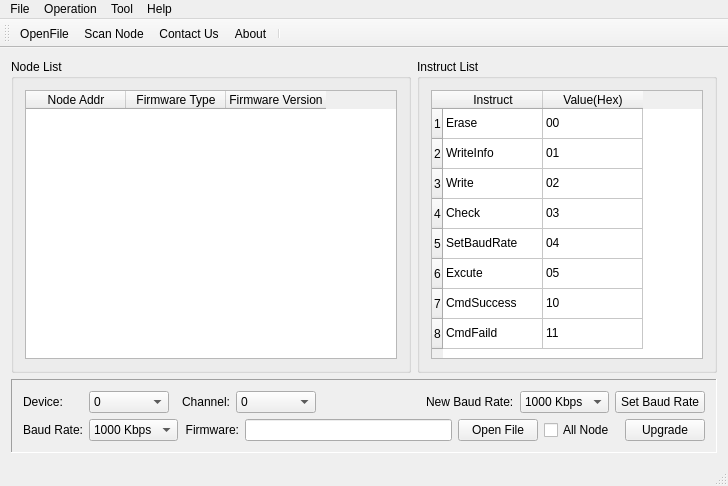
<?xml version="1.0" encoding="UTF-8"?>
<ui version="4.0">
 <class>MainWindow</class>
 <widget class="QMainWindow" name="MainWindow">
  <property name="geometry">
   <rect>
    <x>0</x>
    <y>0</y>
    <width>728</width>
    <height>486</height>
   </rect>
  </property>
  <property name="windowTitle">
   <string>Ginkgo USB-CAN Bootloader</string>
  </property>
  <property name="windowIcon">
   <iconset resource="image.qrc">
    <normaloff>:/images/easyicon_net.png</normaloff>:/images/easyicon_net.png</iconset>
  </property>
  <widget class="QWidget" name="centralWidget">
   <layout class="QGridLayout" name="gridLayout_4">
    <item row="0" column="0">
     <layout class="QVBoxLayout" name="verticalLayout_2">
      <item>
       <layout class="QHBoxLayout" name="horizontalLayout_8">
        <item>
         <widget class="QGroupBox" name="groupBox">
          <property name="minimumSize">
           <size>
            <width>400</width>
            <height>0</height>
           </size>
          </property>
          <property name="title">
           <string>Node List</string>
          </property>
          <layout class="QGridLayout" name="gridLayout">
           <item row="0" column="0">
            <widget class="QTableWidget" name="nodeListTableWidget">
             <column>
              <property name="text">
               <string>Node Addr</string>
              </property>
             </column>
             <column>
              <property name="text">
               <string>Firmware Type</string>
              </property>
             </column>
             <column>
              <property name="text">
               <string>Firmware Version</string>
              </property>
             </column>
            </widget>
           </item>
          </layout>
         </widget>
        </item>
        <item>
         <widget class="QGroupBox" name="groupBox_2">
          <property name="minimumSize">
           <size>
            <width>300</width>
            <height>0</height>
           </size>
          </property>
          <property name="title">
           <string>Instruct List</string>
          </property>
          <layout class="QGridLayout" name="gridLayout_2">
           <item row="0" column="0">
            <widget class="QTableWidget" name="cmdListTableWidget">
             <row>
              <property name="text">
               <string>1</string>
              </property>
             </row>
             <row>
              <property name="text">
               <string>2</string>
              </property>
             </row>
             <row>
              <property name="text">
               <string>3</string>
              </property>
             </row>
             <row>
              <property name="text">
               <string>4</string>
              </property>
             </row>
             <row>
              <property name="text">
               <string>5</string>
              </property>
             </row>
             <row>
              <property name="text">
               <string>6</string>
              </property>
             </row>
             <row>
              <property name="text">
               <string>7</string>
              </property>
             </row>
             <row>
              <property name="text">
               <string>8</string>
              </property>
             </row>
             <column>
              <property name="text">
               <string>Instruct</string>
              </property>
             </column>
             <column>
              <property name="text">
               <string>Value(Hex)</string>
              </property>
             </column>
             <item row="0" column="0">
              <property name="text">
               <string>Erase</string>
              </property>
              <property name="flags">
               <set>ItemIsSelectable|ItemIsDragEnabled|ItemIsEnabled</set>
              </property>
             </item>
             <item row="0" column="1">
              <property name="text">
               <string>00</string>
              </property>
             </item>
             <item row="1" column="0">
              <property name="text">
               <string>WriteInfo</string>
              </property>
              <property name="flags">
               <set>ItemIsSelectable|ItemIsDragEnabled|ItemIsEnabled</set>
              </property>
             </item>
             <item row="1" column="1">
              <property name="text">
               <string>01</string>
              </property>
             </item>
             <item row="2" column="0">
              <property name="text">
               <string>Write</string>
              </property>
              <property name="flags">
               <set>ItemIsSelectable|ItemIsDragEnabled|ItemIsEnabled</set>
              </property>
             </item>
             <item row="2" column="1">
              <property name="text">
               <string>02</string>
              </property>
             </item>
             <item row="3" column="0">
              <property name="text">
               <string>Check</string>
              </property>
              <property name="flags">
               <set>ItemIsSelectable|ItemIsDragEnabled|ItemIsEnabled</set>
              </property>
             </item>
             <item row="3" column="1">
              <property name="text">
               <string>03</string>
              </property>
             </item>
             <item row="4" column="0">
              <property name="text">
               <string>SetBaudRate</string>
              </property>
              <property name="flags">
               <set>ItemIsSelectable|ItemIsDragEnabled|ItemIsEnabled</set>
              </property>
             </item>
             <item row="4" column="1">
              <property name="text">
               <string>04</string>
              </property>
             </item>
             <item row="5" column="0">
              <property name="text">
               <string>Excute</string>
              </property>
              <property name="flags">
               <set>ItemIsSelectable|ItemIsDragEnabled|ItemIsEnabled</set>
              </property>
             </item>
             <item row="5" column="1">
              <property name="text">
               <string>05</string>
              </property>
             </item>
             <item row="6" column="0">
              <property name="text">
               <string>CmdSuccess</string>
              </property>
              <property name="flags">
               <set>ItemIsSelectable|ItemIsDragEnabled|ItemIsEnabled</set>
              </property>
             </item>
             <item row="6" column="1">
              <property name="text">
               <string>10</string>
              </property>
             </item>
             <item row="7" column="0">
              <property name="text">
               <string>CmdFaild</string>
              </property>
              <property name="flags">
               <set>ItemIsSelectable|ItemIsDragEnabled|ItemIsEnabled</set>
              </property>
             </item>
             <item row="7" column="1">
              <property name="text">
               <string>11</string>
              </property>
             </item>
            </widget>
           </item>
          </layout>
         </widget>
        </item>
       </layout>
      </item>
      <item>
       <widget class="QFrame" name="frame">
        <property name="frameShape">
         <enum>QFrame::Panel</enum>
        </property>
        <property name="frameShadow">
         <enum>QFrame::Sunken</enum>
        </property>
        <layout class="QGridLayout" name="gridLayout_3">
         <item row="0" column="0">
          <layout class="QVBoxLayout" name="verticalLayout">
           <item>
            <layout class="QHBoxLayout" name="horizontalLayout_6">
             <item>
              <layout class="QHBoxLayout" name="horizontalLayout">
               <item>
                <widget class="QLabel" name="label">
                 <property name="minimumSize">
                  <size>
                   <width>60</width>
                   <height>0</height>
                  </size>
                 </property>
                 <property name="text">
                  <string>Device:</string>
                 </property>
                </widget>
               </item>
               <item>
                <widget class="QComboBox" name="deviceHandleComboBox">
                 <property name="minimumSize">
                  <size>
                   <width>80</width>
                   <height>0</height>
                  </size>
                 </property>
                 <item>
                  <property name="text">
                   <string>0</string>
                  </property>
                 </item>
                 <item>
                  <property name="text">
                   <string>1</string>
                  </property>
                 </item>
                 <item>
                  <property name="text">
                   <string>2</string>
                  </property>
                 </item>
                 <item>
                  <property name="text">
                   <string>3</string>
                  </property>
                 </item>
                 <item>
                  <property name="text">
                   <string>4</string>
                  </property>
                 </item>
                 <item>
                  <property name="text">
                   <string>5</string>
                  </property>
                 </item>
                 <item>
                  <property name="text">
                   <string>6</string>
                  </property>
                 </item>
                 <item>
                  <property name="text">
                   <string>7</string>
                  </property>
                 </item>
                 <item>
                  <property name="text">
                   <string>8</string>
                  </property>
                 </item>
                 <item>
                  <property name="text">
                   <string>9</string>
                  </property>
                 </item>
                </widget>
               </item>
              </layout>
             </item>
             <item>
              <layout class="QHBoxLayout" name="horizontalLayout_2">
               <item>
                <widget class="QLabel" name="label_2">
                 <property name="minimumSize">
                  <size>
                   <width>55</width>
                   <height>0</height>
                  </size>
                 </property>
                 <property name="text">
                  <string>Channel:</string>
                 </property>
                 <property name="alignment">
                  <set>Qt::AlignRight|Qt::AlignTrailing|Qt::AlignVCenter</set>
                 </property>
                </widget>
               </item>
               <item>
                <widget class="QComboBox" name="channelIndexComboBox">
                 <property name="minimumSize">
                  <size>
                   <width>80</width>
                   <height>0</height>
                  </size>
                 </property>
                 <item>
                  <property name="text">
                   <string>0</string>
                  </property>
                 </item>
                 <item>
                  <property name="text">
                   <string>1</string>
                  </property>
                 </item>
                </widget>
               </item>
              </layout>
             </item>
             <item>
              <spacer name="horizontalSpacer">
               <property name="orientation">
                <enum>Qt::Horizontal</enum>
               </property>
               <property name="sizeHint" stdset="0">
                <size>
                 <width>40</width>
                 <height>20</height>
                </size>
               </property>
              </spacer>
             </item>
             <item>
              <layout class="QHBoxLayout" name="horizontalLayout_9">
               <item>
                <widget class="QLabel" name="label_6">
                 <property name="text">
                  <string>New Baud Rate:</string>
                 </property>
                </widget>
               </item>
               <item>
                <widget class="QComboBox" name="newBaudRateComboBox">
                 <property name="minimumSize">
                  <size>
                   <width>80</width>
                   <height>0</height>
                  </size>
                 </property>
                 <item>
                  <property name="text">
                   <string>1000 Kbps</string>
                  </property>
                 </item>
                 <item>
                  <property name="text">
                   <string>800 Kbps</string>
                  </property>
                 </item>
                 <item>
                  <property name="text">
                   <string>500 Kbps</string>
                  </property>
                 </item>
                 <item>
                  <property name="text">
                   <string>300 Kbps</string>
                  </property>
                 </item>
                 <item>
                  <property name="text">
                   <string>250 Kbps</string>
                  </property>
                 </item>
                 <item>
                  <property name="text">
                   <string>200 Kbps</string>
                  </property>
                 </item>
                 <item>
                  <property name="text">
                   <string>150 Kbps</string>
                  </property>
                 </item>
                 <item>
                  <property name="text">
                   <string>125 Kbps</string>
                  </property>
                 </item>
                 <item>
                  <property name="text">
                   <string>100 Kbps</string>
                  </property>
                 </item>
                 <item>
                  <property name="text">
                   <string>75 Kbps</string>
                  </property>
                 </item>
                 <item>
                  <property name="text">
                   <string>50 Kbps</string>
                  </property>
                 </item>
                 <item>
                  <property name="text">
                   <string>20 Kbps</string>
                  </property>
                 </item>
                </widget>
               </item>
              </layout>
             </item>
             <item>
              <widget class="QPushButton" name="setbaudRatePushButton">
               <property name="minimumSize">
                <size>
                 <width>90</width>
                 <height>0</height>
                </size>
               </property>
               <property name="text">
                <string>Set Baud Rate</string>
               </property>
              </widget>
             </item>
            </layout>
           </item>
           <item>
            <layout class="QHBoxLayout" name="horizontalLayout_7">
             <item>
              <layout class="QHBoxLayout" name="horizontalLayout_3">
               <item>
                <widget class="QLabel" name="label_3">
                 <property name="minimumSize">
                  <size>
                   <width>60</width>
                   <height>0</height>
                  </size>
                 </property>
                 <property name="text">
                  <string>Baud Rate:</string>
                 </property>
                </widget>
               </item>
               <item>
                <widget class="QComboBox" name="baudRateComboBox">
                 <property name="minimumSize">
                  <size>
                   <width>80</width>
                   <height>0</height>
                  </size>
                 </property>
                 <item>
                  <property name="text">
                   <string>1000 Kbps</string>
                  </property>
                 </item>
                 <item>
                  <property name="text">
                   <string>800 Kbps</string>
                  </property>
                 </item>
                 <item>
                  <property name="text">
                   <string>500 Kbps</string>
                  </property>
                 </item>
                 <item>
                  <property name="text">
                   <string>300 Kbps</string>
                  </property>
                 </item>
                 <item>
                  <property name="text">
                   <string>250 Kbps</string>
                  </property>
                 </item>
                 <item>
                  <property name="text">
                   <string>200 Kbps</string>
                  </property>
                 </item>
                 <item>
                  <property name="text">
                   <string>150 Kbps</string>
                  </property>
                 </item>
                 <item>
                  <property name="text">
                   <string>125 Kbps</string>
                  </property>
                 </item>
                 <item>
                  <property name="text">
                   <string>100 Kbps</string>
                  </property>
                 </item>
                 <item>
                  <property name="text">
                   <string>75 Kbps</string>
                  </property>
                 </item>
                 <item>
                  <property name="text">
                   <string>50 Kbps</string>
                  </property>
                 </item>
                 <item>
                  <property name="text">
                   <string>20 Kbps</string>
                  </property>
                 </item>
                </widget>
               </item>
              </layout>
             </item>
             <item>
              <layout class="QHBoxLayout" name="horizontalLayout_5">
               <item>
                <widget class="QLabel" name="label_5">
                 <property name="minimumSize">
                  <size>
                   <width>55</width>
                   <height>0</height>
                  </size>
                 </property>
                 <property name="text">
                  <string>Firmware:</string>
                 </property>
                 <property name="alignment">
                  <set>Qt::AlignRight|Qt::AlignTrailing|Qt::AlignVCenter</set>
                 </property>
                </widget>
               </item>
               <item>
                <widget class="QLineEdit" name="firmwareLineEdit"/>
               </item>
               <item>
                <widget class="QPushButton" name="openFirmwareFilePushButton">
                 <property name="minimumSize">
                  <size>
                   <width>80</width>
                   <height>0</height>
                  </size>
                 </property>
                 <property name="text">
                  <string>Open File</string>
                 </property>
                </widget>
               </item>
               <item>
                <widget class="QCheckBox" name="allNodeCheckBox">
                 <property name="minimumSize">
                  <size>
                   <width>75</width>
                   <height>0</height>
                  </size>
                 </property>
                 <property name="text">
                  <string>All Node</string>
                 </property>
                </widget>
               </item>
              </layout>
             </item>
             <item>
              <widget class="QPushButton" name="updateFirmwarePushButton">
               <property name="minimumSize">
                <size>
                 <width>80</width>
                 <height>0</height>
                </size>
               </property>
               <property name="text">
                <string>Upgrade</string>
               </property>
              </widget>
             </item>
            </layout>
           </item>
          </layout>
         </item>
        </layout>
       </widget>
      </item>
     </layout>
    </item>
   </layout>
  </widget>
  <widget class="QMenuBar" name="menuBar">
   <property name="geometry">
    <rect>
     <x>0</x>
     <y>0</y>
     <width>728</width>
     <height>23</height>
    </rect>
   </property>
   <widget class="QMenu" name="menu">
    <property name="title">
     <string>File</string>
    </property>
    <addaction name="openFirmwareFileAction"/>
    <addaction name="exitAction"/>
   </widget>
   <widget class="QMenu" name="menu_2">
    <property name="title">
     <string>Operation</string>
    </property>
    <addaction name="scanNodeAction"/>
   </widget>
   <widget class="QMenu" name="menu_3">
    <property name="title">
     <string>Help</string>
    </property>
    <addaction name="contactUsAction"/>
    <addaction name="aboutAction"/>
   </widget>
   <widget class="QMenu" name="menu_4">
    <property name="title">
     <string>Tool</string>
    </property>
   </widget>
   <addaction name="menu"/>
   <addaction name="menu_2"/>
   <addaction name="menu_4"/>
   <addaction name="menu_3"/>
  </widget>
  <widget class="QToolBar" name="mainToolBar">
   <attribute name="toolBarArea">
    <enum>TopToolBarArea</enum>
   </attribute>
   <attribute name="toolBarBreak">
    <bool>false</bool>
   </attribute>
   <addaction name="openFirmwareFileAction"/>
   <addaction name="scanNodeAction"/>
   <addaction name="contactUsAction"/>
   <addaction name="aboutAction"/>
   <addaction name="separator"/>
  </widget>
  <widget class="QStatusBar" name="statusBar"/>
  <action name="exitAction">
   <property name="icon">
    <iconset resource="image.qrc">
     <normaloff>:/images/gif_48_026.gif</normaloff>:/images/gif_48_026.gif</iconset>
   </property>
   <property name="text">
    <string>Exit</string>
   </property>
  </action>
  <action name="scanNodeAction">
   <property name="icon">
    <iconset resource="image.qrc">
     <normaloff>:/images/gif_48_086.gif</normaloff>:/images/gif_48_086.gif</iconset>
   </property>
   <property name="text">
    <string>Scan Node</string>
   </property>
  </action>
  <action name="contactUsAction">
   <property name="icon">
    <iconset resource="image.qrc">
     <normaloff>:/images/gif_48_079.gif</normaloff>:/images/gif_48_079.gif</iconset>
   </property>
   <property name="text">
    <string>Contact Us</string>
   </property>
  </action>
  <action name="aboutAction">
   <property name="icon">
    <iconset resource="image.qrc">
     <normaloff>:/images/gif_48_052.gif</normaloff>:/images/gif_48_052.gif</iconset>
   </property>
   <property name="text">
    <string>About</string>
   </property>
  </action>
  <action name="openFirmwareFileAction">
   <property name="icon">
    <iconset resource="image.qrc">
     <normaloff>:/images/gif_48_045.gif</normaloff>:/images/gif_48_045.gif</iconset>
   </property>
   <property name="text">
    <string>OpenFile</string>
   </property>
  </action>
 </widget>
 <layoutdefault spacing="6" margin="11"/>
 <resources>
  <include location="image.qrc"/>
 </resources>
 <connections/>
</ui>
